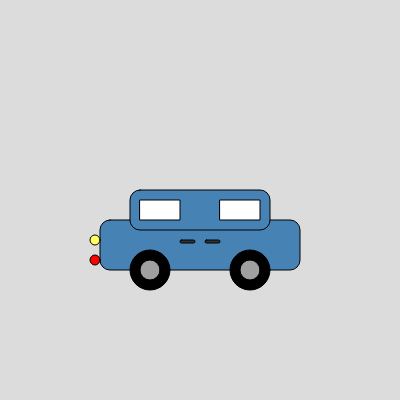
Frame 1 (no input)
Frame 60 (no input): identical to frame 1, image omitted
Frame 120 (the mouse pressed at the canvas centre since frame 60): identical to frame 1, image omitted

The p5.js sketch that drew this single still picture (run headless with seeded random() and noise() and a simulated clock; from frame 60 on, the mouse is pressed at the canvas centre):

// p5.js sketch
// ── sketch.js
function setup() {
  createCanvas(400, 400);
}

function draw() {
  background(220);

  // Car body
  fill(70, 130, 180);
  rect(100, 220, 200, 50, 10); 
  rect(130, 190, 140, 40, 10); 

  // Wheels
  fill(0); // Black color for tires
  ellipse(150, 270, 40, 40); 
  ellipse(250, 270, 40, 40); 
  
  // Wheel rims
  fill(160); // Gray color for rims
  ellipse(150, 270, 20, 20); 
  ellipse(250, 270, 20, 20); 
  
  // Windows
  fill(255); // White color for windows
  rect(140, 200, 40, 20); 
  rect(220, 200, 40, 20); 
  
  // Headlights
  fill(255, 255, 100); 
  ellipse(95, 240, 10, 10); 
  
  // Tail lights
  fill(255, 0, 0); 
  ellipse(95, 260, 10, 10); 
  
  // Door handles
  fill(50); // Dark gray color
  rect(180, 240, 15, 3, 2); 
  rect(205, 240, 15, 3, 2); 
  
  
}
